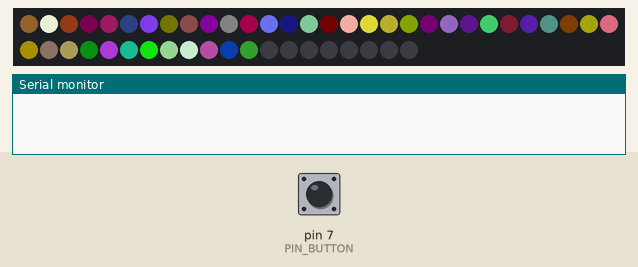
The sketch below on a simulated Arduino Uno, built with avr-gcc and run on an emulated ATmega328P. Parts: 50 RGB LEDs in strip order, left to right, continuing on the next row, the last lines printed to the serial monitor. The inputs (shaded band) are chosen by the test bench; at power-on: pin 7 (PIN_BUTTON) LOW. Dim RGB values are drawn brighter than linear; random numbers use the default seed unless the sketch sets one.

Above: at 1.2 s.
1.3 s: pin 7 (PIN_BUTTON) pulled HIGH for 0.15 s
At 1.7 s:
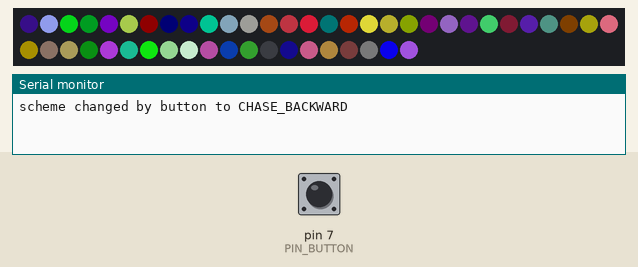
2.0 s: pin 7 (PIN_BUTTON) pulled HIGH for 1 s
At 3.26 s:
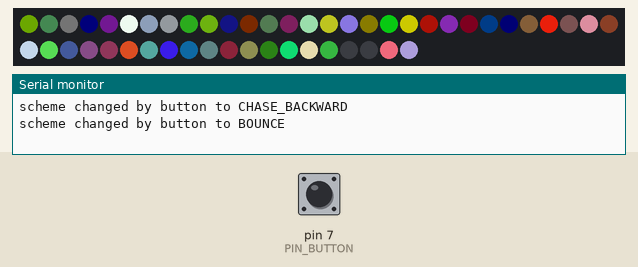
3.6 s: pin 7 (PIN_BUTTON) pulled HIGH for 0.15 s
At 3.82 s:
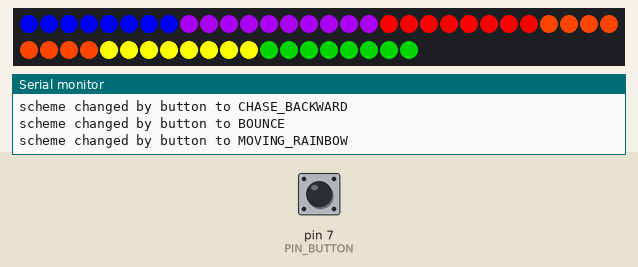
4.3 s: pin 7 (PIN_BUTTON) pulled HIGH for 3.2 s
At 7.63 s:
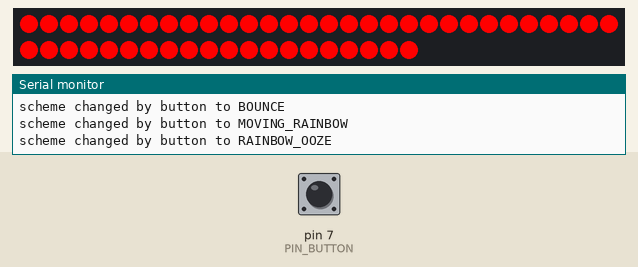
8.1 s: pin 7 (PIN_BUTTON) pulled HIGH for 0.15 s
At 8.69 s:
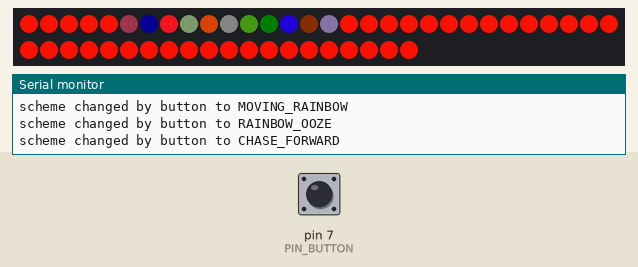
8.8 s: pin 7 (PIN_BUTTON) pulled HIGH for 1 s
At 10.24 s:
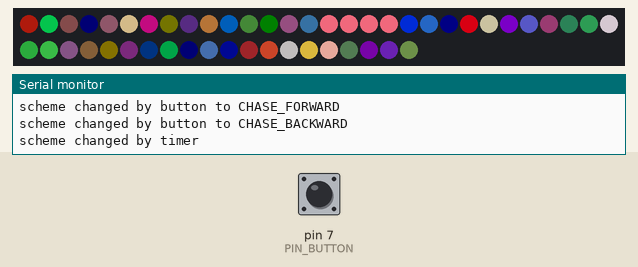

The sketch:

ws2812-rainbox-unicorns.ino
```cpp
#include "FastLED.h"

void bounds_check();
void update_color();
void set_leds();
void update_current();

enum Scheme {
  FIRST_SCHEME = 0,
  CHASE_FORWARD = 0,
  CHASE_BACKWARD,
  BOUNCE,
  MOVING_RAINBOW,
  RAINBOW_OOZE,
  LAST_SCHEME,
  RANDOM_SCHEME
} scheme = RANDOM_SCHEME;

const unsigned int NUM_LEDS = 50;
CRGB leds[NUM_LEDS];
int currentLed = 0;
int previousLed = 0;
CRGB currentColor = CHSV(0,0,0);
CRGB secondaryColor = CHSV(0,0,0);
char dir = 1;
unsigned int hueCounter = 0;

Scheme currentScheme = FIRST_SCHEME;
unsigned long previousMillis = millis();
unsigned long delayInMillis = 10 * 1000;

const int PIN_FASTLED = 3;
const int PIN_BUTTON = 7;

int lastButtonState = LOW;

void setup() {
  Serial.begin(9600);
  while (!Serial) {
    ; // wait for serial port to connect. Needed for native USB port only
  }

  pinMode(PIN_BUTTON, INPUT);

  FastLED.addLeds<WS2811, PIN_FASTLED, RGB>(leds, NUM_LEDS);
  setup_scheme();
}

void setup_scheme() {
  switch (currentScheme) {
    case CHASE_FORWARD:
      dir = 1;
      break;
    case CHASE_BACKWARD:
      dir = -1;
      break;
    case BOUNCE:
    case MOVING_RAINBOW:
      dir = 1;
      break;
    case RAINBOW_OOZE:
      hueCounter = 0;
      break;
    default:
      dir = 1;
      break;
  }
}

const char * to_string(Scheme s) {
  switch (s) {
    case CHASE_FORWARD:   return "CHASE_FORWARD";
    case CHASE_BACKWARD:  return "CHASE_BACKWARD";
    case BOUNCE:          return "BOUNCE";
    case MOVING_RAINBOW:  return "MOVING_RAINBOW";
    case RAINBOW_OOZE:    return "RAINBOW_OOZE";
    default:              return "???";
  };
}

void loop() {

  int buttonState = digitalRead(PIN_BUTTON);

  if (buttonState != lastButtonState) {
    if (buttonState == HIGH) {
      // if the current state is HIGH then the button went from off to on:
      // Serial.println("button is HIGH");
    } else {
      // if the current state is LOW then the button went from on to off:
      // Serial.println("button is LOW");
      currentScheme = (currentScheme+1)%(RANDOM_SCHEME-1);
      Serial.print("scheme changed by button to ");
      Serial.println(to_string(currentScheme));
      setup_scheme();
    }
  }
//  Serial.flush();

  lastButtonState = buttonState;


  bounds_check();
  update_color();
  set_leds();
  FastLED.show();
  delay(how_long());
  update_current();
}


// bounds checks the currentLed to and links the beginning and the end of the strip
void bounds_check() {
  switch (currentScheme) {
    case CHASE_FORWARD:
    case CHASE_BACKWARD:
    case MOVING_RAINBOW:
      if (currentLed < 0) {
        currentLed = NUM_LEDS - 1;
      } else if (currentLed >= NUM_LEDS) {
        currentLed = 0;
      } else {
        // in bounds
      }
      break;
    case BOUNCE:
      if (currentLed <= 0) {
        currentLed = 0;
        dir *= -1;
      } else if (currentLed >= (NUM_LEDS-1)) {
        currentLed = (NUM_LEDS-1);
        dir *= -1;
      }
      break;
    case RAINBOW_OOZE:
      if (hueCounter >= 256) {
        hueCounter = 0;
      }
      break;
    default:
      currentLed %= NUM_LEDS;
  }
}


void update_color() {
  switch (currentScheme) {
    case CHASE_FORWARD:
    case CHASE_BACKWARD:
      currentColor = CHSV(random8(),random8(),random8());
      break;
    case BOUNCE:
      if (currentLed == 0 || currentLed == (NUM_LEDS-1)) {
        currentColor = CHSV(random8(),random8(),random8());
        secondaryColor = CHSV(random8(),random8(),random8());
      }
      break;
    case RAINBOW_OOZE:
        currentColor = CHSV(hueCounter, 255, 255);
      break;
    default:
      currentColor = CHSV(random8(),random8(),random8());
      break;
  }
}


void set_leds() {
  switch (currentScheme) {
    case CHASE_FORWARD:
    case CHASE_BACKWARD:
      leds[currentLed] = currentColor;
      break;
    case BOUNCE:
      leds[currentLed] = currentColor;
      leds[previousLed] = secondaryColor;
      break;
    case MOVING_RAINBOW:
      for (unsigned char i=0; i<8; i++) {
        leds[(currentLed+i)%NUM_LEDS] = CRGB::Red;
      }
      for (unsigned char i=8; i<16; i++) {
        leds[(currentLed+i)%NUM_LEDS] = CRGB::OrangeRed;
      }
      for (unsigned char i=16; i<24; i++) {
        leds[(currentLed+i)%NUM_LEDS] = CRGB::Yellow;
      }
      for (unsigned char i=24; i<32; i++) {
        leds[(currentLed+i)%NUM_LEDS] = CRGB::Green;
      }
      for (unsigned char i=32; i<40; i++) {
        leds[(currentLed+i)%NUM_LEDS] = CRGB::Blue;
      }
      for (unsigned char i=40; i<50; i++) {
        leds[(currentLed+i)%NUM_LEDS] = CRGB::DarkViolet;
      }
      break;
    case RAINBOW_OOZE:
      for (unsigned char i=0; i<50; i++) {
        leds[i] = currentColor;
      }
      break;
    default:
      leds[currentLed] = currentColor;
      break;
  }
}


int how_long() {
  switch (currentScheme) {
    case CHASE_FORWARD:
    case CHASE_BACKWARD:
    case BOUNCE:
      return 20;
    case MOVING_RAINBOW:
      return 100;
    case RAINBOW_OOZE:
      return 100;
    default:
      return 10;
  };
}


void update_current() {

  if (scheme == RANDOM_SCHEME) {
    unsigned long currentMillis = millis();
    if ((currentMillis - previousMillis) >= delayInMillis) {
//      Serial.write("changing schemes\n");
      currentScheme = (currentScheme+1)%RANDOM_SCHEME;
      Serial.println("scheme changed by timer");
      setup_scheme();
      previousMillis = currentMillis;
    }
  }

  previousLed = currentLed;
  switch (currentScheme) {
    case CHASE_FORWARD:
    case CHASE_BACKWARD:
    case BOUNCE:
      currentLed += dir;
      break;
    case RAINBOW_OOZE:
      hueCounter += 1;
      break;
    default:
      currentLed += dir;
      break;
  }
}
```
